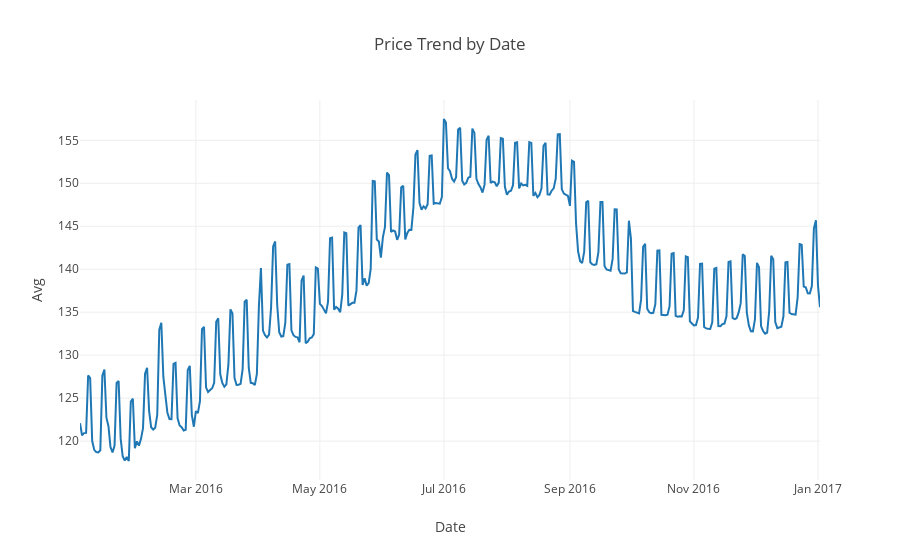

The code cell stored with this chart in its notebook:
### Code cell
offline.init_notebook_mode(connected=True)

offline.iplot({
    "data": [go.Scatter(x=calendar_day_mean.index, y=calendar_day_mean.price)],
    "layout": go.Layout(title='Price Trend by Date',
                           xaxis=dict(title='Date'),
                           yaxis=dict(title='Avg'))
})

### Figure 1 — Plotly figure (JSON) as saved in the notebook; plotly's stock layout.template omitted (floating-point values rounded to 4 significant figures; data arrays with more than 128 entries replaced by an {"elided": "..."} marker saying what was removed)
{"data": [{"type": "scatter", "uid": "bea76a74-b2c1-4b61-8cbd-6e1cd0cceed4", "x": {"elided": "365 str values"}, "y": {"elided": "365 float values"}}], "layout": {"title": {"text": "Price Trend by Date"}, "xaxis": {"title": {"text": "Date"}}, "yaxis": {"title": {"text": "Avg"}}}}
